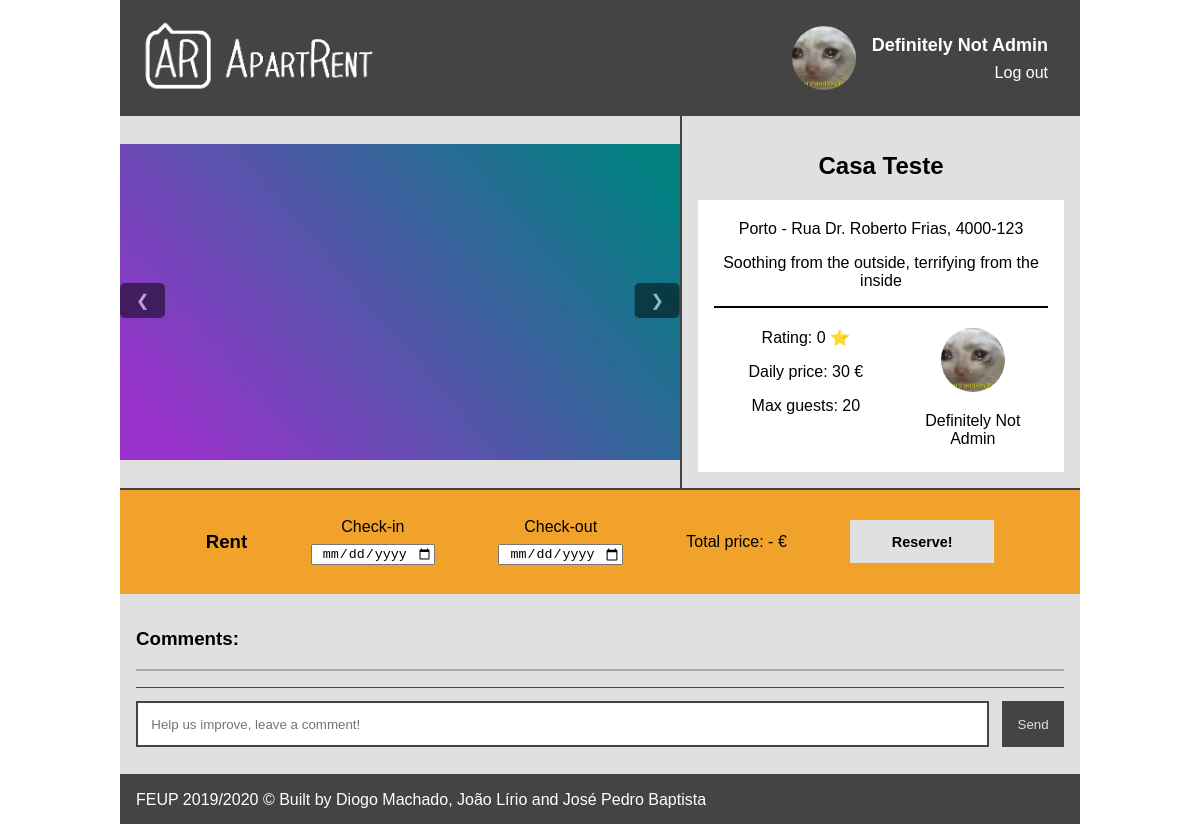
Screenshot of /pages/apartment.php?id=3 (signed in) with the database file from the repository.
### tables this page shows
CREATE TABLE "Apartment-Photo" (idApartment INTEGER REFERENCES Apartment (id), idPhoto INTEGER REFERENCES Photo (idPhoto) UNIQUE, PRIMARY KEY (idApartment, idPhoto));

CREATE TABLE Apartment (id INTEGER PRIMARY KEY AUTOINCREMENT, address VARCHAR NOT NULL, postal_code CHAR (8) NOT NULL, daily_price REAL NOT NULL, description TEXT, owner INTEGER REFERENCES User (idUser), locale TEXT NOT NULL, listing_name TEXT NOT NULL, n_guests INTEGER NOT NULL CONSTRAINT "Number Guests" CHECK (n_guests > 0), n_ratings INTEGER DEFAULT (0) NOT NULL CONSTRAINT "Number Ratings" CHECK (n_ratings >= 0), average_rating DOUBLE CONSTRAINT "Average Rating Limits" CHECK (0.0 <= average_rating <= 5.0), CHECK (daily_price > 0), CHECK (postal_code LIKE '____-___'));

CREATE TABLE User (username VARCHAR NOT NULL, password VARCHAR NOT NULL, name VARCHAR NOT NULL, email TEXT CONSTRAINT "@sign" CHECK (email LIKE '%@%') UNIQUE NOT NULL, description TEXT, idUser INTEGER PRIMARY KEY AUTOINCREMENT);

### pages/apartment.php (called while the page is built, shortened)
<?php
    include_once('../templates/header.php');
    include_once('../templates/apartment.php');
    include_once('../templates/footer.php');
?>

### database/photo.php (called while the page is built, shortened)
<?php
    function getApartmentPhotos($idApartment)
 {
        global $db;
        $stmt = $db->prepare('SELECT idPhoto
                              FROM [Apartment-Photo]
                              WHERE idApartment = :idWantedApartment');
        $stmt->bindParam(":idWantedApartment", $idApartment, PDO::PARAM_INT);
        $stmt->execute();
        return $stmt->fetchAll();
    }
    function getPhotoPath($photoID)
 {
        return '../uploadedImages/'.$photoID.'.jpg';
    }
    function getPhotoPathUser($userID)
 {
        global $db;
        $stmt = $db->prepare('SELECT idPhoto
                              FROM [User-Photo]
                              WHERE idUser = :uid');
        $stmt->bindParam(':uid', $userID, PDO::PARAM_INT);
        $stmt->execute();
        $photoID = $stmt->fetch();
        return getPhotoPath($photoID['idPhoto']);
    }
?>

### database/db_apartRent.php (called while the page is built, shortened)
<?php
    function getApartmentByID($id) {
        global $db;
        $stmt = $db->prepare('SELECT *
                              FROM Apartment
                              WHERE id = :id');
        $stmt->bindParam(":id", $id, PDO::PARAM_INT);
        $stmt->execute();
        return $stmt->fetch();
    }
    function getOwnerByID($id) {
        global $db;
        $stmt = $db->prepare('SELECT *
                              FROM User
                              Where idUser = :id');
        $stmt->bindParam(":id", $id, PDO::PARAM_INT);
        $stmt->execute();
        return $stmt->fetch();
    }
?>

### templates/apartment.php (the view, shortened to what this page needs)
<?php
include_once('../includes/init.php');
$id = $_GET['id'];
include_once('../database/db_apartRent.php');
include_once('../database/photo.php');
$apartment = getApartmentByID($id);
$apartment_images = getApartmentPhotos($id);
$apartment_ownerID = $apartment['owner'];
$apartment_name = $apartment['listing_name'];
$apartment_daily_price = $apartment['daily_price'];
$apartment_adress = $apartment['address'];
$apartment_postalcode = $apartment['postal_code'];
$apartment_locale = $apartment['locale'];
$apartment_description = $apartment['description'];
$apartment_rating = $apartment['average_rating'];
$apartment_max = $apartment['n_guests'];
$owner_name = getOwnerByID($apartment_ownerID)['name'];
$owner_photo = getPhotoPathUser($apartment_ownerID);
?>
<div class="apartment_container">
    <div class="first_row">
        <div class="images">
            <?php foreach ($apartment_images as $photo) { ?>
                <img class="mySlides" src=" <?php echo getPhotoPath($photo['idPhoto']) ?> ">
            <?php } ?>
            <button class="leftButton" onclick="plusDivs(-1)">&#10094;</button>
            <button class="rightButton" onclick="plusDivs(1)">&#10095;</button>
        </div>
        <div class="apartmentInfos">
            <h2> <?php echo $apartment_name ?> </h2>
            <div class="infos">
                <div class="mainInfos">
                    <p> <?php echo $apartment_locale . ' - ' . $apartment_adress . ', ' . $apartment_postalcode ?> </p>
                    <p> <?php echo $apartment_description ?> </p>
                </div>
                <div class="otherInfos">
                    <div>
                        <p class="rate"> <?php echo 'Rating: ' . $apartment_rating ?> </p>
                        <p class="price">
                            <span>Daily price:</span>
                            <span id="priceNum"> <?php echo $apartment_daily_price ?> </span>
                            <span>€</span>
                        </p>
                        <p class="guests"> <?php echo 'Max guests: ' . $apartment_max ?> </p>
                    </div>
                    <div class="owner">
                        <img src=" <?php echo $owner_photo ?> ">
                        <p> <?php echo $owner_name ?> </p>
                    </div>
                </div>
            </div>
        </div>
    </div>
    <div class="rent" id="rent">
        <div>
            <h3> Rent </h3>
        </div>
        <div class="checkin">
            <label>Check-in</label>
            <input class="rentalDate" type="date" onchange="updatePrice()" name="checkIn">
        </div>
        <div class="checkout">
            <label>Check-out</label>
            <input class="rentalDate" type="date" onchange="updatePrice()" name="checkOut">
        </div>
        <div id="price">
            <p>
                <span>Total price:</span>
                <span id="rentalCalc">-</span>
                <span>€</span>
            </p>
        </div>
        <div>
            <input id="reserve-button" name="submit" type="submit" value="Reserve!">
        </div>
    </div>
</div>
<div class="comment-section">
    <h3>Comments:</h3>
    <div id="comments"></div>
    <form id="comment-box">
        <input id="message" type="text" placeholder="Help us improve, leave a comment!">
        <input id="button" type="submit" value="Send">
    </form>
</div>

### css/style.css (style rules this page uses)
body { font-family: 'Trebuchet MS', sans-serif; }
.first_row { border-bottom: 2px solid #444444; }
.images { background-color: #E0E0E0; border-right: 2px solid #444444; }
.leftButton { background-color: #000; opacity: 0.5; color: #fff; font-size: 16px; padding: 8px 16px; border: none; border-radius: 5px; }
.rightButton { transform: translate(-100%); background-color: #000; opacity: 0.5; color: #fff; font-size: 16px; padding: 8px 16px; border: none; border-radius: 5px; }
.apartmentInfos { background-color: #E0E0E0; padding: 1em; }
.infos { background-color: #fff; padding: 0.25em 1em; }
.mainInfos { border-bottom-style: solid; border-width: 1px; }
.otherInfos { border-top-style: solid; border-width: 1px; }
.otherInfos > div { padding: 0.25em; }
.otherInfos .rate:after { content: '\2B50'; }
.owner > img { border-radius: 50%; object-fit: cover; }
.rent { border-style: solid; border-color: rgb(241, 162, 42); background-color: rgb(241, 162, 42); padding: 2%; }
.checkin label, .checkout label { margin-bottom: 0.5em; }
.rent #reserve-button { background-color: #E0E0E0; color: #000; border: none; font-weight: bold; font-size: 90%; width: 10em; height: 3em; padding: 0; }
.comment-section { padding: 1em; background-color: #E0E0E0; }
#comments { border: 0.1em solid #AAAAAA; background-color: #444444; }
#comment-box { padding: 1em auto; border-top: 1px solid #444444; }
#comment-box input { margin: 1em auto; padding: 1em; border: 2px solid #444444; background-color: #fff; color: #444444; height: auto; }
#comment-box #button { color: #E0E0E0; background-color: #444444; }

### css/form.css (style rules this page uses)
[type="date"] { text-align: center; }

### css/layout.css (style rules this page uses)
body { margin: 0 auto; width: 60em; }
.apartment_container { text-align: center; }
.first_row { display: flex; }
.images { display: flex; position: relative; }
.images > img { width: 35em; align-self: center; justify-self: center; }
.leftButton { position: absolute; top: 45%; left: 0%; }
.rightButton { position: absolute; top: 45%; left: 100%; }
.apartmentInfos { width: 100%; }
.otherInfos { margin: auto; display: grid; grid-template-columns: 55% auto; grid-template-rows: 1em auto auto auto; }
.otherInfos > div { margin: 0 auto; }
.otherInfos .rate { grid-column: 1; grid-row: 2; }
.otherInfos .price { grid-column: 1; grid-row: 3; }
.otherInfos .guests { grid-column: 1; grid-row: 4; }
.owner { grid-column: 2; grid-row: 2/4; }
.owner > img { width: 4em; height: 4em; }
.rent { display: flex; justify-content: space-evenly; align-items: center; }
.rent > div { text-align: center; }
.checkin { display: flex; flex-direction: column; }
.checkout { display: flex; flex-direction: column; }
#comments { margin-top: 0.5em; margin-bottom: 1em; }
#comment-box { display: flex; }
#comment-box input { margin: 1em auto; }
#comment-box #message { flex-grow: 1; }
#comment-box #button { margin-left: 1em; }

### rows the page displays
apartment: listing_name "Casa Teste", locale "Porto", address "Rua Dr. Roberto Frias", postal_code "4000-123", description "Soothing from the outside, terrifying from the inside", average_rating "0", daily_price "30", n_guests "20", owner.name "Definitely Not Admin"

### other values shown
$_SESSION['name'] "Definitely Not Admin"
